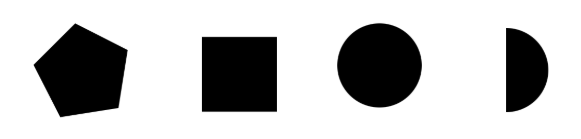
#> input picture Recognition/shapes.png, 581 x 139 px
$ python 2.py   (older library calls are emulated)
#> lines starting #> are read from the running program, lines starting #| are printed output that depends on the picture; after the words box and inside, x2 and y2 are one past the last pixel; in counts of white or black regions, pixels touching at a corner belong together
import numpy as np
import cv2

img = cv2.imread('shapes.png')
#> img is the input picture: shape (139, 581, 3); min 0, max 255, mean 192.1
gray = cv2.cvtColor(img, cv2.COLOR_BGR2GRAY)

ret, thresh = cv2.threshold(gray, 127, 255, 1)
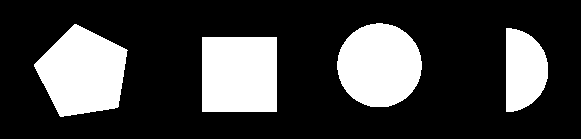
#> thresh: shape (139, 581); 24.7% white; 4 white regions

image, contours, hierarchy = cv2.findContours(thresh, 1, 2)
#> contours = 4 contours; box (x1, y1, x2, y2) and area: (34, 24, 128, 117) 5820, (202, 37, 277, 112) 5476, (337, 23, 422, 107) 5461, (506, 28, 548, 112) 2697
for cnt in contours:
    approx = cv2.approxPolyDP(cnt, 0.01 * cv2.arcLength(cnt, True), True)
    print(len(approx))
    if len(approx) == 5:
        print("pentagon")
        cv2.drawContours(img, [cnt], 0, 255, -1)
    elif len(approx) == 3:
        print("triangle")
        cv2.drawContours(img, [cnt], 0, (0, 255, 0), -1)
    elif len(approx) == 4:
        print("square")
        cv2.drawContours(img, [cnt], 0, (0, 0, 255), -1)
    elif len(approx) == 9:
        print("half-circle")
        cv2.drawContours(img, [cnt], 0, (255, 255, 0), -1)
    elif len(approx) > 15:
        print("circle")
        cv2.drawContours(img, [cnt], 0, (0, 255, 255), -1)
#> this loop made 4 passes
#> approx on pass 1: [[202, 37], [202, 111], [276, 111], [276, 37]]
#| 4
#| square
#| 9
#| half-circle
#| 5
#| pentagon
#| 15
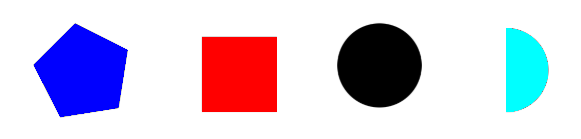
#> img: shape (139, 581, 3); 17.8% of pixels changed, all inside (x1, y1, x2, y2) = (34, 24, 548, 117)

cv2.imshow('img', img)
cv2.waitKey(0)
cv2.destroyAllWindows()
